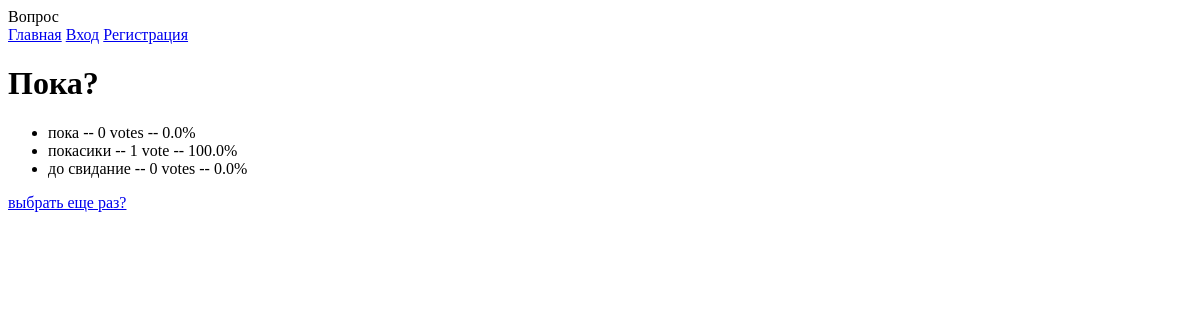
The page /polls/2/results/ on the database as committed earlier.
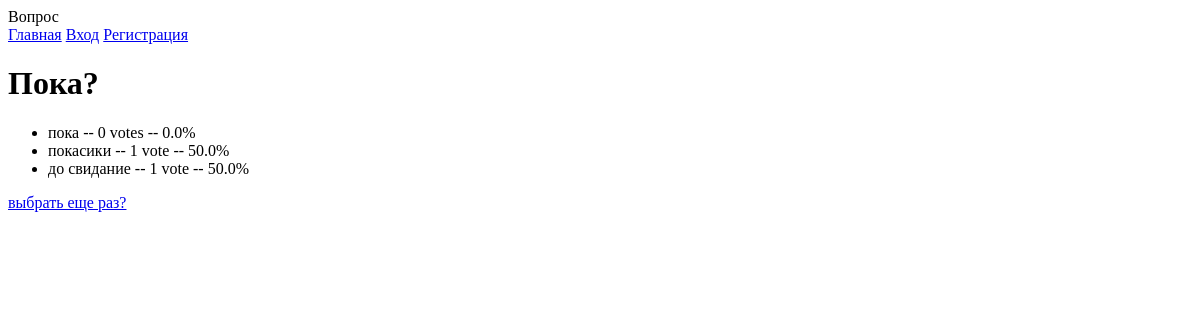
The same page on the database as committed later.
### polls/models.py (models this page shows, shortened)
class Question(models.Model):
    question_text = models.CharField(max_length=200)
    pub_date = models.DateTimeField('date published')
    description = models.TextField(max_length=500, blank=False)
    description_small = models.CharField(max_length=200, blank=False)
    photo = models.ImageField(max_length=254, verbose_name='Фотография', blank=True,
                              validators=[FileExtensionValidator(allowed_extensions=['png', 'jpg', 'jpeg', 'bmp'])])
    vote = models.IntegerField(default=0, blank=True)
    user_vote = models.ManyToManyField(User, related_name='user_vote', blank=True)

class Choice(models.Model):
    question = models.ForeignKey(Question, on_delete=models.CASCADE)
    choice_text = models.CharField(max_length=200)
    votes = models.IntegerField(default=0)
    def percent(self):
        return self.votes*100/self.question.vote

### polls/views.py (the view)
# urls.py: path('<int:pk>/results/', views.ResultsView.as_view(), name='results'),
class ResultsView(generic.DetailView):
    model = Question
    template_name = 'polls/results.html'

### polls/templates/polls/results.html (shortened to what this page needs)
{% extends 'base.html' %}
{% block content %}
<h1>{{ question.question_text }}</h1>
<ul>
    {% for choice in question.choice_set.all %}
    <li>{{ choice.choice_text }} -- {{ choice.votes }} vote{{choice.votes|pluralize}} -- {{choice.percent}}%</li>
    {% endfor %}
</ul>
<a href="{% url 'polls:detail'  question.id %}">выбрать еще раз? </a>
{% endblock%}

### polls/templates/base.html (shortened to what this page needs)
<!doctype html>
<html lang="en">
<head>
</head>
<body>
<div>
  <div>
    <div>
      <div>Вопрос</div>
      <nav>
        <a href="{% url 'polls:index' %}">Главная</a>
        {% if user.is_authenticated %}
          <a href="{% url 'polls:profile' %}">Профиль</a>
          <a href="{% url 'polls:logout' %}">Выход</a>
        {% else %}
          <a href="{% url 'polls:login' %}">Вход</a>
          <a href="{% url 'polls:registration' %}">Регистрация</a>
        {% endif %}
      </nav>
    </div>
  </div>
</div>
{% block content %}{% endblock %}
</body>
</html>

Rows that differ between the two databases and show on the page:
changed through a linked row, Choice "покасики": percent "100.0" → "50.0"
changed Choice "до свидание": votes "0" → "1"; percent "0.0" → "50.0"
